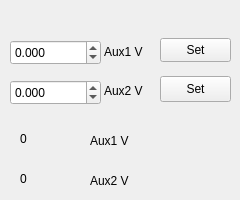
       <widget class="QWidget" name="tab_15">
        <attribute name="title">
         <string>Biasing</string>
        </attribute>
        <widget class="QDoubleSpinBox" name="Aux1Spin">
         <property name="geometry">
          <rect>
           <x>10</x>
           <y>40</y>
           <width>91</width>
           <height>25</height>
          </rect>
         </property>
         <property name="decimals">
          <number>3</number>
         </property>
         <property name="minimum">
          <double>-10.000000000000000</double>
         </property>
         <property name="maximum">
          <double>10.000000000000000</double>
         </property>
         <property name="singleStep">
          <double>0.001000000000000</double>
         </property>
        </widget>
        <widget class="QDoubleSpinBox" name="Aux2Spin">
         <property name="geometry">
          <rect>
           <x>10</x>
           <y>80</y>
           <width>91</width>
           <height>25</height>
          </rect>
         </property>
         <property name="decimals">
          <number>3</number>
         </property>
         <property name="minimum">
          <double>-10.000000000000000</double>
         </property>
         <property name="maximum">
          <double>10.000000000000000</double>
         </property>
         <property name="singleStep">
          <double>0.001000000000000</double>
         </property>
        </widget>
        <widget class="QLabel" name="label_47">
         <property name="geometry">
          <rect>
           <x>104</x>
           <y>44</y>
           <width>62</width>
           <height>16</height>
          </rect>
         </property>
         <property name="text">
          <string>Aux1 V</string>
         </property>
        </widget>
        <widget class="QLabel" name="label_48">
         <property name="geometry">
          <rect>
           <x>104</x>
           <y>83</y>
           <width>62</width>
           <height>16</height>
          </rect>
         </property>
         <property name="text">
          <string>Aux2 V</string>
         </property>
        </widget>
        <widget class="QPushButton" name="SetAux1">
         <property name="geometry">
          <rect>
           <x>160</x>
           <y>38</y>
           <width>71</width>
           <height>24</height>
          </rect>
         </property>
         <property name="text">
          <string>Set</string>
         </property>
        </widget>
        <widget class="QPushButton" name="SetAux2">
         <property name="geometry">
          <rect>
           <x>160</x>
           <y>76</y>
           <width>71</width>
           <height>26</height>
          </rect>
         </property>
         <property name="text">
          <string>Set</string>
         </property>
        </widget>
        <widget class="QLabel" name="label_49">
         <property name="geometry">
          <rect>
           <x>90</x>
           <y>130</y>
           <width>81</width>
           <height>21</height>
          </rect>
         </property>
         <property name="text">
          <string>Aux1 V</string>
         </property>
        </widget>
        <widget class="QLabel" name="label_50">
         <property name="geometry">
          <rect>
           <x>90</x>
           <y>170</y>
           <width>81</width>
           <height>21</height>
          </rect>
         </property>
         <property name="text">
          <string>Aux2 V</string>
         </property>
        </widget>
        <widget class="QLabel" name="Aux1Value">
         <property name="geometry">
          <rect>
           <x>20</x>
           <y>130</y>
           <width>62</width>
           <height>17</height>
          </rect>
         </property>
         <property name="text">
          <string>0</string>
         </property>
        </widget>
        <widget class="QLabel" name="Aux2Value">
         <property name="geometry">
          <rect>
           <x>20</x>
           <y>170</y>
           <width>62</width>
           <height>17</height>
          </rect>
         </property>
         <property name="text">
          <string>0</string>
         </property>
        </widget>
       </widget>
